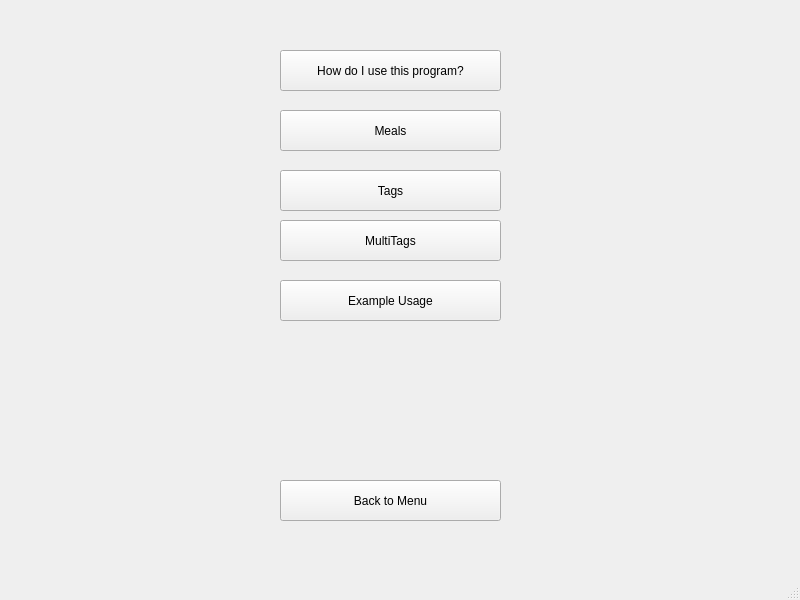
<?xml version="1.0" encoding="UTF-8"?>
<ui version="4.0">
 <class>ManualWindow</class>
 <widget class="QMainWindow" name="ManualWindow">
  <property name="geometry">
   <rect>
    <x>0</x>
    <y>0</y>
    <width>800</width>
    <height>600</height>
   </rect>
  </property>
  <property name="windowTitle">
   <string>Program Manual</string>
  </property>
  <widget class="QWidget" name="centralwidget">
   <widget class="QPushButton" name="explainUseButton">
    <property name="geometry">
     <rect>
      <x>280</x>
      <y>50</y>
      <width>221</width>
      <height>41</height>
     </rect>
    </property>
    <property name="text">
     <string>How do I use this program?</string>
    </property>
   </widget>
   <widget class="QPushButton" name="explainMealsButton">
    <property name="geometry">
     <rect>
      <x>280</x>
      <y>110</y>
      <width>221</width>
      <height>41</height>
     </rect>
    </property>
    <property name="text">
     <string>Meals</string>
    </property>
   </widget>
   <widget class="QPushButton" name="explainTagsButton">
    <property name="geometry">
     <rect>
      <x>280</x>
      <y>170</y>
      <width>221</width>
      <height>41</height>
     </rect>
    </property>
    <property name="text">
     <string>Tags</string>
    </property>
   </widget>
   <widget class="QPushButton" name="explainMultiTagsButton">
    <property name="geometry">
     <rect>
      <x>280</x>
      <y>220</y>
      <width>221</width>
      <height>41</height>
     </rect>
    </property>
    <property name="text">
     <string>MultiTags</string>
    </property>
   </widget>
   <widget class="QPushButton" name="explainExamplesButton">
    <property name="geometry">
     <rect>
      <x>280</x>
      <y>280</y>
      <width>221</width>
      <height>41</height>
     </rect>
    </property>
    <property name="text">
     <string>Example Usage</string>
    </property>
   </widget>
   <widget class="QPushButton" name="returnMenuButton">
    <property name="geometry">
     <rect>
      <x>280</x>
      <y>480</y>
      <width>221</width>
      <height>41</height>
     </rect>
    </property>
    <property name="text">
     <string>Back to Menu</string>
    </property>
   </widget>
  </widget>
  <widget class="QStatusBar" name="statusbar"/>
 </widget>
 <resources/>
 <connections/>
</ui>
